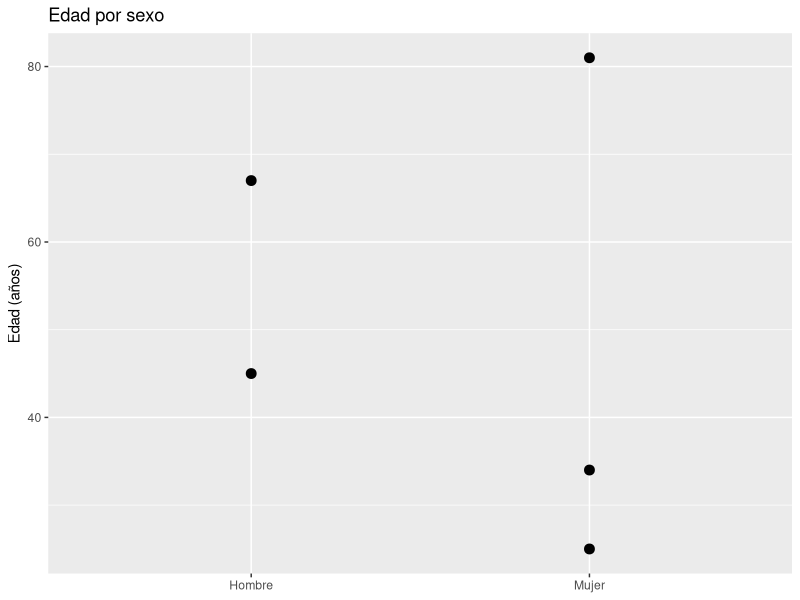

Write the R code that produced this figure.
## ---- chunk 1
#| message: false
library(tidyverse)

pacientes <- tibble(
  id   = 1:5,
  edad = c(34, 67, 25, 81, 45),
  sexo = c("Mujer", "Hombre", "Mujer", "Mujer", "Hombre")
)
## ---- chunk 2
#| echo: false
ggplot(pacientes, aes(x = sexo, y = edad)) +
  geom_point(size = 3) +
  labs(title = "Edad por sexo", x = NULL, y = "Edad (años)")
